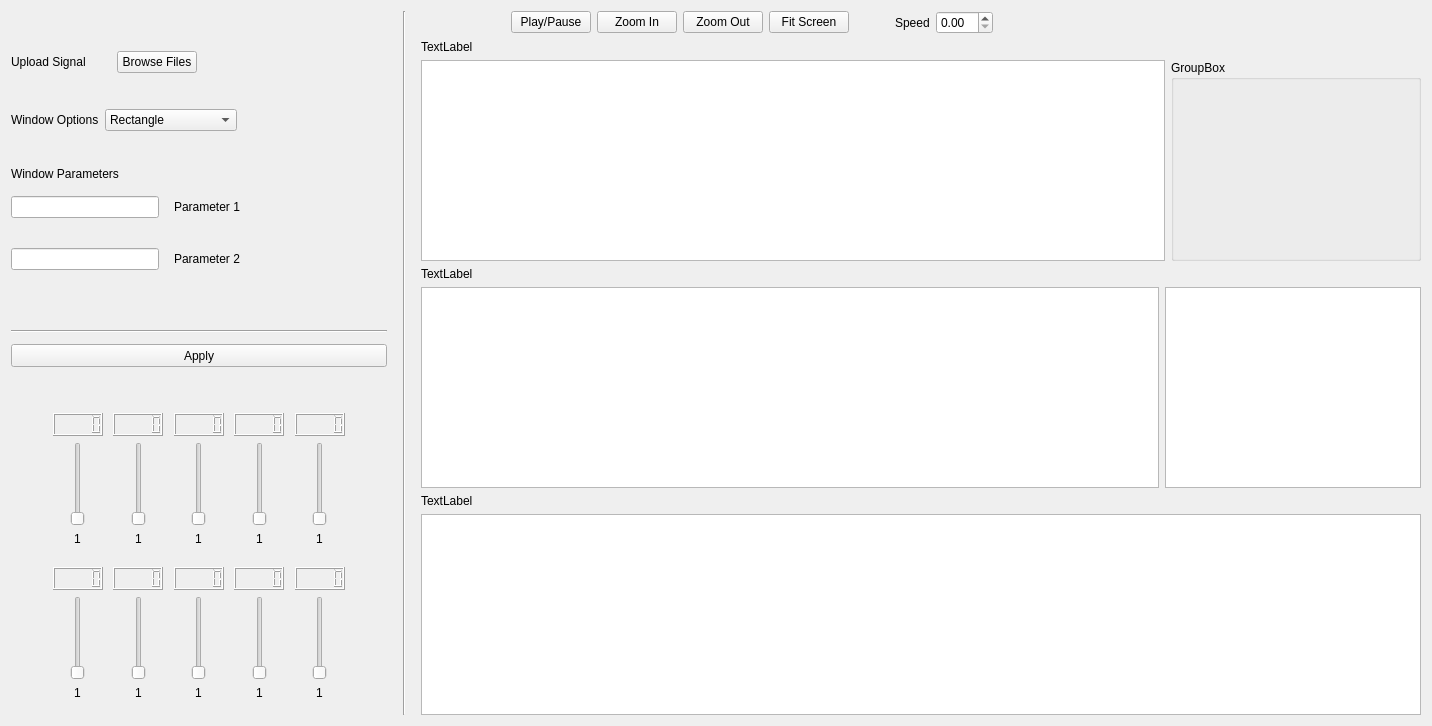
      <widget class="QWidget" name="tab_3">
       <attribute name="title">
        <string>Uniform Range Mode</string>
       </attribute>
       <layout class="QHBoxLayout" name="horizontalLayout_31" stretch="0,0,3">
        <property name="spacing">
         <number>6</number>
        </property>
        <item>
         <layout class="QVBoxLayout" name="verticalLayout_61">
          <property name="rightMargin">
           <number>10</number>
          </property>
          <item>
           <spacer name="verticalSpacer_2">
            <property name="orientation">
             <enum>Qt::Vertical</enum>
            </property>
            <property name="sizeType">
             <enum>QSizePolicy::Fixed</enum>
            </property>
            <property name="sizeHint" stdset="0">
             <size>
              <width>20</width>
              <height>40</height>
             </size>
            </property>
           </spacer>
          </item>
          <item>
           <layout class="QHBoxLayout" name="horizontalLayout">
            <property name="bottomMargin">
             <number>30</number>
            </property>
            <item>
             <widget class="QLabel" name="label">
              <property name="sizePolicy">
               <sizepolicy hsizetype="Fixed" vsizetype="Preferred">
                <horstretch>0</horstretch>
                <verstretch>0</verstretch>
               </sizepolicy>
              </property>
              <property name="minimumSize">
               <size>
                <width>100</width>
                <height>0</height>
               </size>
              </property>
              <property name="text">
               <string>Upload Signal</string>
              </property>
             </widget>
            </item>
            <item alignment="Qt::AlignLeft">
             <widget class="QPushButton" name="pushButton">
              <property name="sizePolicy">
               <sizepolicy hsizetype="Expanding" vsizetype="Fixed">
                <horstretch>0</horstretch>
                <verstretch>0</verstretch>
               </sizepolicy>
              </property>
              <property name="text">
               <string>Browse Files</string>
              </property>
             </widget>
            </item>
            <item>
             <spacer name="horizontalSpacer_9">
              <property name="orientation">
               <enum>Qt::Horizontal</enum>
              </property>
              <property name="sizeType">
               <enum>QSizePolicy::Fixed</enum>
              </property>
              <property name="sizeHint" stdset="0">
               <size>
                <width>150</width>
                <height>20</height>
               </size>
              </property>
             </spacer>
            </item>
           </layout>
          </item>
          <item>
           <layout class="QHBoxLayout" name="horizontalLayout_2">
            <property name="bottomMargin">
             <number>30</number>
            </property>
            <item>
             <widget class="QLabel" name="label_2">
              <property name="text">
               <string>Window Options</string>
              </property>
             </widget>
            </item>
            <item>
             <widget class="QComboBox" name="comboBox">
              <property name="sizePolicy">
               <sizepolicy hsizetype="Expanding" vsizetype="Fixed">
                <horstretch>0</horstretch>
                <verstretch>0</verstretch>
               </sizepolicy>
              </property>
              <item>
               <property name="text">
                <string>Rectangle</string>
               </property>
              </item>
              <item>
               <property name="text">
                <string>Hamming</string>
               </property>
              </item>
              <item>
               <property name="text">
                <string>Hanning</string>
               </property>
              </item>
              <item>
               <property name="text">
                <string>Gaussian</string>
               </property>
              </item>
             </widget>
            </item>
            <item>
             <spacer name="horizontalSpacer_10">
              <property name="orientation">
               <enum>Qt::Horizontal</enum>
              </property>
              <property name="sizeType">
               <enum>QSizePolicy::Fixed</enum>
              </property>
              <property name="sizeHint" stdset="0">
               <size>
                <width>150</width>
                <height>20</height>
               </size>
              </property>
             </spacer>
            </item>
           </layout>
          </item>
          <item>
           <layout class="QVBoxLayout" name="verticalLayout">
            <property name="spacing">
             <number>15</number>
            </property>
            <property name="bottomMargin">
             <number>5</number>
            </property>
            <item>
             <widget class="QLabel" name="label_3">
              <property name="text">
               <string>Window Parameters</string>
              </property>
             </widget>
            </item>
            <item>
             <layout class="QHBoxLayout" name="horizontalLayout_3">
              <property name="bottomMargin">
               <number>15</number>
              </property>
              <item>
               <widget class="QLineEdit" name="lineEdit"/>
              </item>
              <item>
               <widget class="QLabel" name="label_4">
                <property name="text">
                 <string>Parameter 1</string>
                </property>
               </widget>
              </item>
              <item>
               <spacer name="horizontalSpacer_11">
                <property name="orientation">
                 <enum>Qt::Horizontal</enum>
                </property>
                <property name="sizeHint" stdset="0">
                 <size>
                  <width>40</width>
                  <height>20</height>
                 </size>
                </property>
               </spacer>
              </item>
             </layout>
            </item>
            <item>
             <layout class="QHBoxLayout" name="horizontalLayout_4">
              <property name="bottomMargin">
               <number>45</number>
              </property>
              <item>
               <widget class="QLineEdit" name="lineEdit_2"/>
              </item>
              <item>
               <widget class="QLabel" name="label_5">
                <property name="text">
                 <string>Parameter 2</string>
                </property>
               </widget>
              </item>
              <item>
               <spacer name="horizontalSpacer_12">
                <property name="orientation">
                 <enum>Qt::Horizontal</enum>
                </property>
                <property name="sizeHint" stdset="0">
                 <size>
                  <width>40</width>
                  <height>20</height>
                 </size>
                </property>
               </spacer>
              </item>
             </layout>
            </item>
            <item>
             <widget class="Line" name="line_5">
              <property name="orientation">
               <enum>Qt::Horizontal</enum>
              </property>
             </widget>
            </item>
           </layout>
          </item>
          <item>
           <widget class="QPushButton" name="pushButton_2">
            <property name="enabled">
             <bool>true</bool>
            </property>
            <property name="sizePolicy">
             <sizepolicy hsizetype="Minimum" vsizetype="Fixed">
              <horstretch>0</horstretch>
              <verstretch>0</verstretch>
             </sizepolicy>
            </property>
            <property name="minimumSize">
             <size>
              <width>376</width>
              <height>23</height>
             </size>
            </property>
            <property name="text">
             <string>Apply</string>
            </property>
           </widget>
          </item>
          <item>
           <spacer name="verticalSpacer">
            <property name="orientation">
             <enum>Qt::Vertical</enum>
            </property>
            <property name="sizeType">
             <enum>QSizePolicy::Fixed</enum>
            </property>
            <property name="sizeHint" stdset="0">
             <size>
              <width>20</width>
              <height>40</height>
             </size>
            </property>
           </spacer>
          </item>
          <item>
           <layout class="QHBoxLayout" name="horizontalLayout_29">
            <property name="bottomMargin">
             <number>15</number>
            </property>
            <item>
             <spacer name="horizontalSpacer_13">
              <property name="orientation">
               <enum>Qt::Horizontal</enum>
              </property>
              <property name="sizeType">
               <enum>QSizePolicy::Fixed</enum>
              </property>
              <property name="sizeHint" stdset="0">
               <size>
                <width>40</width>
                <height>20</height>
               </size>
              </property>
             </spacer>
            </item>
            <item>
             <layout class="QVBoxLayout" name="verticalLayout_2">
              <item alignment="Qt::AlignHCenter">
               <widget class="QLCDNumber" name="lcdNumber">
                <property name="maximumSize">
                 <size>
                  <width>50</width>
                  <height>16777215</height>
                 </size>
                </property>
               </widget>
              </item>
              <item alignment="Qt::AlignHCenter">
               <widget class="QSlider" name="verticalSlider_1">
                <property name="orientation">
                 <enum>Qt::Vertical</enum>
                </property>
               </widget>
              </item>
              <item alignment="Qt::AlignHCenter">
               <widget class="QLabel" name="label_11">
                <property name="text">
                 <string>1</string>
                </property>
               </widget>
              </item>
             </layout>
            </item>
            <item>
             <layout class="QVBoxLayout" name="verticalLayout_3">
              <item alignment="Qt::AlignHCenter">
               <widget class="QLCDNumber" name="lcdNumber_2">
                <property name="maximumSize">
                 <size>
                  <width>50</width>
                  <height>16777215</height>
                 </size>
                </property>
               </widget>
              </item>
              <item alignment="Qt::AlignHCenter">
               <widget class="QSlider" name="verticalSlider_2">
                <property name="orientation">
                 <enum>Qt::Vertical</enum>
                </property>
               </widget>
              </item>
              <item alignment="Qt::AlignHCenter">
               <widget class="QLabel" name="label_12">
                <property name="text">
                 <string>1</string>
                </property>
               </widget>
              </item>
             </layout>
            </item>
            <item>
             <layout class="QVBoxLayout" name="verticalLayout_4">
              <item alignment="Qt::AlignHCenter">
               <widget class="QLCDNumber" name="lcdNumber_3">
                <property name="maximumSize">
                 <size>
                  <width>50</width>
                  <height>16777215</height>
                 </size>
                </property>
               </widget>
              </item>
              <item alignment="Qt::AlignHCenter">
               <widget class="QSlider" name="verticalSlider_3">
                <property name="orientation">
                 <enum>Qt::Vertical</enum>
                </property>
               </widget>
              </item>
              <item alignment="Qt::AlignHCenter">
               <widget class="QLabel" name="label_13">
                <property name="text">
                 <string>1</string>
                </property>
               </widget>
              </item>
             </layout>
            </item>
            <item>
             <layout class="QVBoxLayout" name="verticalLayout_5">
              <item alignment="Qt::AlignHCenter">
               <widget class="QLCDNumber" name="lcdNumber_4">
                <property name="maximumSize">
                 <size>
                  <width>50</width>
                  <height>16777215</height>
                 </size>
                </property>
               </widget>
              </item>
              <item alignment="Qt::AlignHCenter">
               <widget class="QSlider" name="verticalSlider_4">
                <property name="orientation">
                 <enum>Qt::Vertical</enum>
                </property>
               </widget>
              </item>
              <item alignment="Qt::AlignHCenter">
               <widget class="QLabel" name="label_22">
                <property name="text">
                 <string>1</string>
                </property>
               </widget>
              </item>
             </layout>
            </item>
            <item>
             <layout class="QVBoxLayout" name="verticalLayout_7">
              <item alignment="Qt::AlignHCenter">
               <widget class="QLCDNumber" name="lcdNumber_6">
                <property name="maximumSize">
                 <size>
                  <width>50</width>
                  <height>16777215</height>
                 </size>
                </property>
               </widget>
              </item>
              <item alignment="Qt::AlignHCenter">
               <widget class="QSlider" name="verticalSlider_5">
                <property name="orientation">
                 <enum>Qt::Vertical</enum>
                </property>
               </widget>
              </item>
              <item alignment="Qt::AlignHCenter">
               <widget class="QLabel" name="label_24">
                <property name="text">
                 <string>1</string>
                </property>
               </widget>
              </item>
             </layout>
            </item>
            <item>
             <spacer name="horizontalSpacer_14">
              <property name="orientation">
               <enum>Qt::Horizontal</enum>
              </property>
              <property name="sizeType">
               <enum>QSizePolicy::Fixed</enum>
              </property>
              <property name="sizeHint" stdset="0">
               <size>
                <width>40</width>
                <height>20</height>
               </size>
              </property>
             </spacer>
            </item>
           </layout>
          </item>
          <item>
           <layout class="QHBoxLayout" name="horizontalLayout_30">
            <property name="bottomMargin">
             <number>15</number>
            </property>
            <item>
             <spacer name="horizontalSpacer_15">
              <property name="orientation">
               <enum>Qt::Horizontal</enum>
              </property>
              <property name="sizeType">
               <enum>QSizePolicy::Fixed</enum>
              </property>
              <property name="sizeHint" stdset="0">
               <size>
                <width>40</width>
                <height>20</height>
               </size>
              </property>
             </spacer>
            </item>
            <item>
             <layout class="QVBoxLayout" name="verticalLayout_6">
              <item alignment="Qt::AlignHCenter">
               <widget class="QLCDNumber" name="lcdNumber_5">
                <property name="maximumSize">
                 <size>
                  <width>50</width>
                  <height>16777215</height>
                 </size>
                </property>
               </widget>
              </item>
              <item alignment="Qt::AlignHCenter">
               <widget class="QSlider" name="verticalSlider_6">
                <property name="orientation">
                 <enum>Qt::Vertical</enum>
                </property>
               </widget>
              </item>
              <item alignment="Qt::AlignHCenter">
               <widget class="QLabel" name="label_23">
                <property name="text">
                 <string>1</string>
                </property>
               </widget>
              </item>
             </layout>
            </item>
            <item>
             <layout class="QVBoxLayout" name="verticalLayout_8">
              <item alignment="Qt::AlignHCenter">
               <widget class="QLCDNumber" name="lcdNumber_7">
                <property name="maximumSize">
                 <size>
                  <width>50</width>
                  <height>16777215</height>
                 </size>
                </property>
               </widget>
              </item>
              <item alignment="Qt::AlignHCenter">
               <widget class="QSlider" name="verticalSlider_7">
                <property name="orientation">
                 <enum>Qt::Vertical</enum>
                </property>
               </widget>
              </item>
              <item alignment="Qt::AlignHCenter">
               <widget class="QLabel" name="label_25">
                <property name="text">
                 <string>1</string>
                </property>
               </widget>
              </item>
             </layout>
            </item>
            <item>
             <layout class="QVBoxLayout" name="verticalLayout_9">
              <item alignment="Qt::AlignHCenter">
               <widget class="QLCDNumber" name="lcdNumber_8">
                <property name="maximumSize">
                 <size>
                  <width>50</width>
                  <height>16777215</height>
                 </size>
                </property>
               </widget>
              </item>
              <item alignment="Qt::AlignHCenter">
               <widget class="QSlider" name="verticalSlider_8">
                <property name="orientation">
                 <enum>Qt::Vertical</enum>
                </property>
               </widget>
              </item>
              <item alignment="Qt::AlignHCenter">
               <widget class="QLabel" name="label_26">
                <property name="text">
                 <string>1</string>
                </property>
               </widget>
              </item>
             </layout>
            </item>
            <item>
             <layout class="QVBoxLayout" name="verticalLayout_10">
              <item alignment="Qt::AlignHCenter">
               <widget class="QLCDNumber" name="lcdNumber_9">
                <property name="maximumSize">
                 <size>
                  <width>50</width>
                  <height>16777215</height>
                 </size>
                </property>
               </widget>
              </item>
              <item alignment="Qt::AlignHCenter">
               <widget class="QSlider" name="verticalSlider_9">
                <property name="orientation">
                 <enum>Qt::Vertical</enum>
                </property>
               </widget>
              </item>
              <item alignment="Qt::AlignHCenter">
               <widget class="QLabel" name="label_27">
                <property name="text">
                 <string>1</string>
                </property>
               </widget>
              </item>
             </layout>
            </item>
            <item>
             <layout class="QVBoxLayout" name="verticalLayout_11">
              <item alignment="Qt::AlignHCenter">
               <widget class="QLCDNumber" name="lcdNumber_10">
                <property name="maximumSize">
                 <size>
                  <width>50</width>
                  <height>16777215</height>
                 </size>
                </property>
               </widget>
              </item>
              <item alignment="Qt::AlignHCenter">
               <widget class="QSlider" name="verticalSlider_10">
                <property name="orientation">
                 <enum>Qt::Vertical</enum>
                </property>
               </widget>
              </item>
              <item alignment="Qt::AlignHCenter">
               <widget class="QLabel" name="label_28">
                <property name="text">
                 <string>1</string>
                </property>
               </widget>
              </item>
             </layout>
            </item>
            <item>
             <spacer name="horizontalSpacer_16">
              <property name="orientation">
               <enum>Qt::Horizontal</enum>
              </property>
              <property name="sizeType">
               <enum>QSizePolicy::Fixed</enum>
              </property>
              <property name="sizeHint" stdset="0">
               <size>
                <width>40</width>
                <height>20</height>
               </size>
              </property>
             </spacer>
            </item>
           </layout>
          </item>
         </layout>
        </item>
        <item>
         <widget class="Line" name="line">
          <property name="maximumSize">
           <size>
            <width>2</width>
            <height>16777215</height>
           </size>
          </property>
          <property name="orientation">
           <enum>Qt::Vertical</enum>
          </property>
         </widget>
        </item>
        <item>
         <layout class="QVBoxLayout" name="verticalLayout_15">
          <property name="leftMargin">
           <number>10</number>
          </property>
          <item>
           <layout class="QHBoxLayout" name="horizontalLayout_5">
            <item>
             <spacer name="horizontalSpacer_17">
              <property name="orientation">
               <enum>Qt::Horizontal</enum>
              </property>
              <property name="sizeType">
               <enum>QSizePolicy::Fixed</enum>
              </property>
              <property name="sizeHint" stdset="0">
               <size>
                <width>90</width>
                <height>20</height>
               </size>
              </property>
             </spacer>
            </item>
            <item>
             <widget class="QPushButton" name="pushButton_3">
              <property name="text">
               <string>Play/Pause</string>
              </property>
             </widget>
            </item>
            <item>
             <widget class="QPushButton" name="pushButton_4">
              <property name="text">
               <string>Zoom In</string>
              </property>
             </widget>
            </item>
            <item>
             <widget class="QPushButton" name="pushButton_5">
              <property name="text">
               <string>Zoom Out</string>
              </property>
             </widget>
            </item>
            <item>
             <widget class="QPushButton" name="pushButton_6">
              <property name="text">
               <string>Fit Screen</string>
              </property>
             </widget>
            </item>
            <item>
             <spacer name="horizontalSpacer">
              <property name="orientation">
               <enum>Qt::Horizontal</enum>
              </property>
              <property name="sizeType">
               <enum>QSizePolicy::Fixed</enum>
              </property>
              <property name="sizeHint" stdset="0">
               <size>
                <width>40</width>
                <height>20</height>
               </size>
              </property>
             </spacer>
            </item>
            <item alignment="Qt::AlignLeft">
             <widget class="QLabel" name="label_29">
              <property name="text">
               <string>Speed</string>
              </property>
             </widget>
            </item>
            <item>
             <widget class="QDoubleSpinBox" name="doubleSpinBox">
              <property name="sizePolicy">
               <sizepolicy hsizetype="Minimum" vsizetype="Fixed">
                <horstretch>0</horstretch>
                <verstretch>0</verstretch>
               </sizepolicy>
              </property>
             </widget>
            </item>
            <item>
             <spacer name="horizontalSpacer_2">
              <property name="orientation">
               <enum>Qt::Horizontal</enum>
              </property>
              <property name="sizeHint" stdset="0">
               <size>
                <width>40</width>
                <height>20</height>
               </size>
              </property>
             </spacer>
            </item>
           </layout>
          </item>
          <item>
           <layout class="QVBoxLayout" name="verticalLayout_14">
            <item>
             <widget class="QLabel" name="label_30">
              <property name="text">
               <string>TextLabel</string>
              </property>
             </widget>
            </item>
            <item>
             <layout class="QHBoxLayout" name="horizontalLayout_6" stretch="0,0">
              <item>
               <widget class="PlotWidget" name="graphicsView">
                <property name="sizePolicy">
                 <sizepolicy hsizetype="Expanding" vsizetype="Expanding">
                  <horstretch>0</horstretch>
                  <verstretch>0</verstretch>
                 </sizepolicy>
                </property>
               </widget>
              </item>
              <item>
               <widget class="QGroupBox" name="groupBox">
                <property name="sizePolicy">
                 <sizepolicy hsizetype="Fixed" vsizetype="Preferred">
                  <horstretch>100</horstretch>
                  <verstretch>0</verstretch>
                 </sizepolicy>
                </property>
                <property name="minimumSize">
                 <size>
                  <width>250</width>
                  <height>0</height>
                 </size>
                </property>
                <property name="title">
                 <string>GroupBox</string>
                </property>
               </widget>
              </item>
             </layout>
            </item>
           </layout>
          </item>
          <item>
           <layout class="QVBoxLayout" name="verticalLayout_13">
            <item>
             <widget class="QLabel" name="label_31">
              <property name="text">
               <string>TextLabel</string>
              </property>
             </widget>
            </item>
            <item>
             <layout class="QHBoxLayout" name="horizontalLayout_7" stretch="1,0">
              <item>
               <widget class="PlotWidget" name="graphicsView_2"/>
              </item>
              <item>
               <widget class="QGraphicsView" name="graphicsView_5"/>
              </item>
             </layout>
            </item>
           </layout>
          </item>
          <item>
           <layout class="QVBoxLayout" name="verticalLayout_12">
            <item>
             <widget class="QLabel" name="label_32">
              <property name="text">
               <string>TextLabel</string>
              </property>
             </widget>
            </item>
            <item alignment="Qt::AlignHCenter">
             <widget class="PlotWidget" name="graphicsView_3">
              <property name="sizePolicy">
               <sizepolicy hsizetype="Expanding" vsizetype="Expanding">
                <horstretch>0</horstretch>
                <verstretch>0</verstretch>
               </sizepolicy>
              </property>
              <property name="minimumSize">
               <size>
                <width>1000</width>
                <height>0</height>
               </size>
              </property>
              <property name="maximumSize">
               <size>
                <width>16777215</width>
                <height>16777215</height>
               </size>
              </property>
             </widget>
            </item>
           </layout>
          </item>
         </layout>
        </item>
       </layout>
      </widget>
